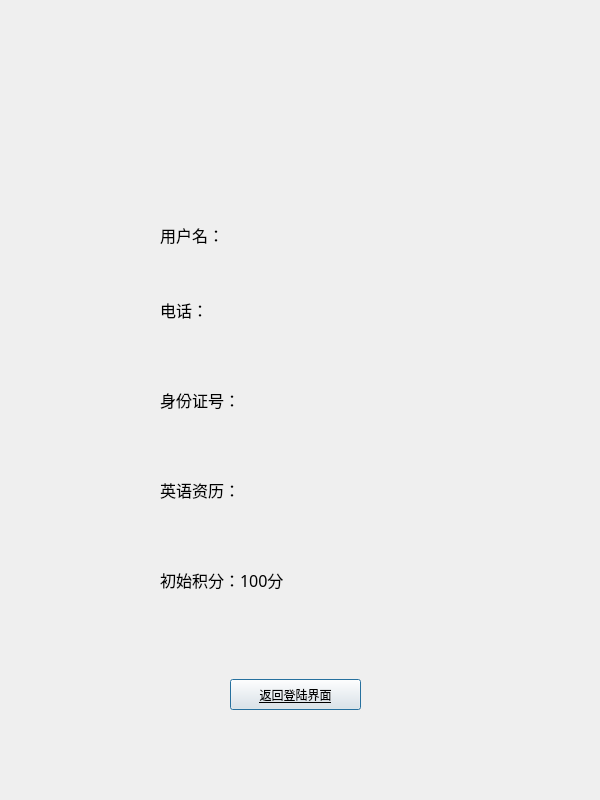
<?xml version="1.0" encoding="UTF-8"?>
<ui version="4.0">
 <class>registerConfirm</class>
 <widget class="QDialog" name="registerConfirm">
  <property name="geometry">
   <rect>
    <x>0</x>
    <y>0</y>
    <width>600</width>
    <height>800</height>
   </rect>
  </property>
  <property name="minimumSize">
   <size>
    <width>600</width>
    <height>800</height>
   </size>
  </property>
  <property name="windowTitle">
   <string>Dialog</string>
  </property>
  <property name="styleSheet">
   <string notr="true">#frame{border-image: url(:/background/registerconfrm.png);
border-top-left-radius:15px;border-top-right-radius:15px;border-bottom-left-radius:15px;border-bottom-right-radius:15px;}</string>
  </property>
  <widget class="QFrame" name="frame">
   <property name="geometry">
    <rect>
     <x>0</x>
     <y>-1</y>
     <width>611</width>
     <height>801</height>
    </rect>
   </property>
   <property name="frameShape">
    <enum>QFrame::StyledPanel</enum>
   </property>
   <property name="frameShadow">
    <enum>QFrame::Raised</enum>
   </property>
   <widget class="QLabel" name="id">
    <property name="geometry">
     <rect>
      <x>160</x>
      <y>220</y>
      <width>271</width>
      <height>31</height>
     </rect>
    </property>
    <property name="font">
     <font>
      <family>等线</family>
      <pointsize>12</pointsize>
     </font>
    </property>
    <property name="text">
     <string>用户名：</string>
    </property>
   </widget>
   <widget class="QLabel" name="phonenum">
    <property name="geometry">
     <rect>
      <x>160</x>
      <y>290</y>
      <width>271</width>
      <height>41</height>
     </rect>
    </property>
    <property name="font">
     <font>
      <family>等线</family>
      <pointsize>12</pointsize>
     </font>
    </property>
    <property name="text">
     <string>电话：</string>
    </property>
   </widget>
   <widget class="QLabel" name="idnum">
    <property name="geometry">
     <rect>
      <x>160</x>
      <y>380</y>
      <width>231</width>
      <height>41</height>
     </rect>
    </property>
    <property name="font">
     <font>
      <family>等线</family>
      <pointsize>12</pointsize>
     </font>
    </property>
    <property name="text">
     <string>身份证号：</string>
    </property>
   </widget>
   <widget class="QLabel" name="Englishedit">
    <property name="geometry">
     <rect>
      <x>160</x>
      <y>470</y>
      <width>271</width>
      <height>41</height>
     </rect>
    </property>
    <property name="font">
     <font>
      <family>等线</family>
      <pointsize>12</pointsize>
     </font>
    </property>
    <property name="text">
     <string>英语资历：</string>
    </property>
   </widget>
   <widget class="QLabel" name="label_2">
    <property name="geometry">
     <rect>
      <x>160</x>
      <y>560</y>
      <width>261</width>
      <height>41</height>
     </rect>
    </property>
    <property name="font">
     <font>
      <family>等线</family>
      <pointsize>12</pointsize>
     </font>
    </property>
    <property name="text">
     <string>初始积分：100分</string>
    </property>
   </widget>
   <widget class="QPushButton" name="pushButton">
    <property name="geometry">
     <rect>
      <x>230</x>
      <y>680</y>
      <width>131</width>
      <height>31</height>
     </rect>
    </property>
    <property name="font">
     <font>
      <family>等线</family>
      <pointsize>9</pointsize>
      <underline>true</underline>
     </font>
    </property>
    <property name="text">
     <string>返回登陆界面</string>
    </property>
   </widget>
  </widget>
 </widget>
 <resources/>
 <connections/>
</ui>
